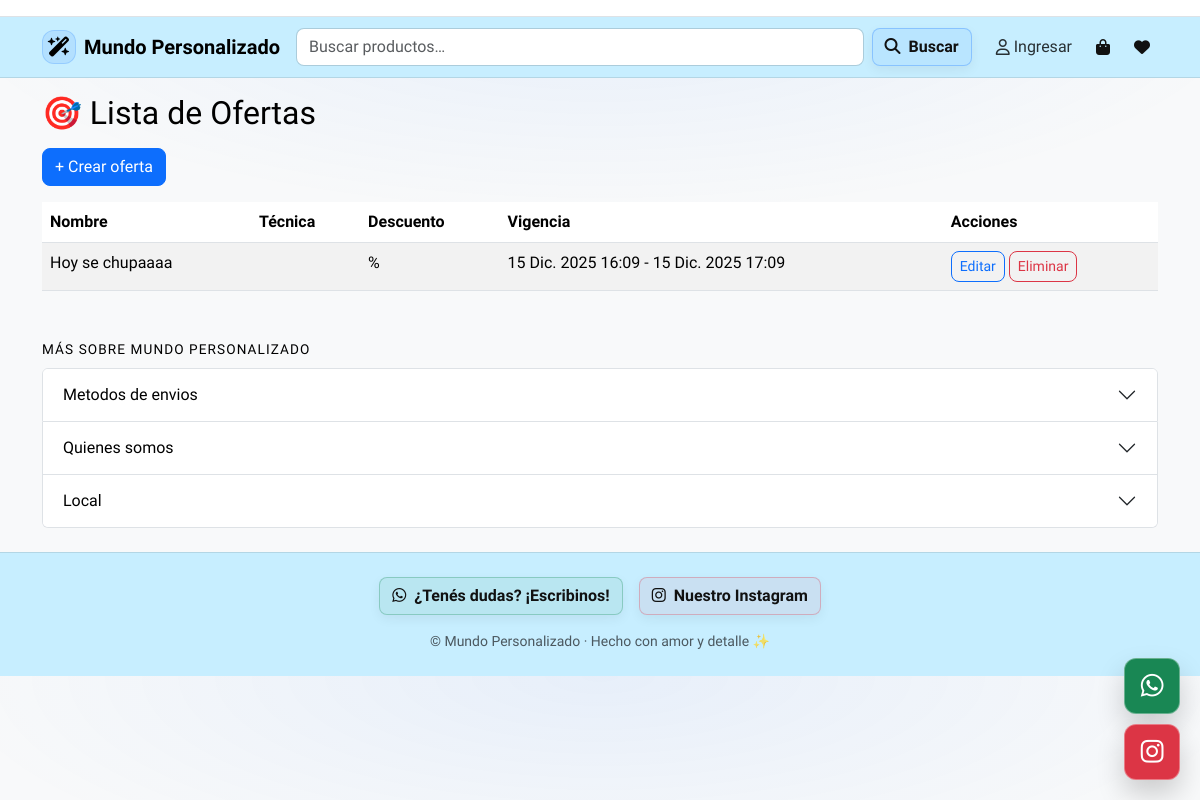
Page /owner/ofertas/ on the committed database.
### owner/models.py (models this page shows, shortened)
class SiteConfig(models.Model):
    primary_color   = models.CharField(max_length=20, default="#0d6efd")
    secondary_color = models.CharField(max_length=20, default="#6c757d")
    success_color   = models.CharField(max_length=20, default="#198754")
    danger_color    = models.CharField(max_length=20, default="#dc3545")
    background      = models.CharField(max_length=20, default="#ffffff")
    surface         = models.CharField(max_length=20, default="#ffffff")
    text_color      = models.CharField(max_length=20, default="#111111")
    muted_color     = models.CharField(max_length=20, default="#6c757d")
    primary_rgb = models.CharField(
        max_length=20,
        default="13,110,253",
        help_text="Formato: R,G,B (ej: 13,110,253)",
    )
    font_base = models.CharField(
        max_length=120,
        default="system-ui, -apple-system, Segoe UI, Roboto, Arial"
    )
    font_headings = models.CharField(
        max_length=120,
        default="system-ui, -apple-system, Segoe UI, Roboto, Arial"
    )
    google_fonts_url = models.URLField(blank=True, default="")
    texts = models.JSONField(default=dict, blank=True)
    updated_at = models.DateTimeField(auto_now=True)
    @classmethod
    def get_solo(cls):
        obj, _ = cls.objects.get_or_create(pk=1)
        return obj

class SiteInfoBlock(models.Model):
    site = models.ForeignKey(
        "SiteConfig",
        on_delete=models.CASCADE,
        related_name="info_blocks",
    )
    clave = models.CharField(
        "Clave interna",
        max_length=80,
        blank=True,
        help_text="Solo para uso interno. Si lo dejás vacío se genera desde el título."
    )
    titulo = models.CharField("Título", max_length=120)
    contenido = models.TextField("Contenido", blank=True)
    orden = models.PositiveIntegerField("Orden", default=1)
    activo = models.BooleanField("Activo", default=True)
    class Meta:
        ordering = ("orden", "id")

### ofertas/models.py (models this page shows, shortened)
class Oferta(models.Model):
    class TipoDescuento(models.TextChoices):
        PORCENTAJE = "PCT", "Porcentaje"
        FIJO = "FIJ", "Monto fijo"
    nombre = models.CharField(max_length=100)
    tipo_descuento = models.CharField(
        max_length=3,
        choices=TipoDescuento.choices,
        default=TipoDescuento.PORCENTAJE,
    )
    valor = models.DecimalField(
        max_digits=5,
        decimal_places=2,
        help_text="Porcentaje (ej: 20) o monto fijo"
    )
    tecnicas = models.JSONField(
        blank=True,
        null=True,
        help_text="Ej: ['SUB', 'LAS']"
    )
    fecha_inicio = models.DateTimeField()
    fecha_fin = models.DateTimeField()
    activo = models.BooleanField(default=True)
    created_at = models.DateTimeField(auto_now_add=True)

### owner/views.py (the view)
# urls.py: path("ofertas/", owner_oferta_list, name="owner_oferta_list"),
def owner_oferta_list(request):
    ofertas = Oferta.objects.all()
    return render(request, "owner/oferta_list.html", {"ofertas": ofertas})

### cliente/context_processors.py (called while the page is built, shortened)
def carrito_y_favoritos(request):
    carrito = request.session.get("carrito", {}) or {}
    favoritos = request.session.get("favoritos", {}) or {}
    cart_items = []
    cart_total_qty = 0
    favorites_items = []
    return {
        "cart_items": cart_items,
        "cart_total_qty": cart_total_qty,
        "favorites_items": favorites_items,
        "favorites_count": len(favorites_items),
    }

### integraciones/context_processors.py (called while the page is built)
def instagram_feed(request):
    return {
        "instagram_media": fetch_instagram_media()
    }

### integraciones/views.py (called while the page is built, shortened)
def fetch_instagram_media():
    media = cache.get(INSTAGRAM_CACHE_KEY)
    if media is not None:
        return media
    access_token = getattr(settings, "INSTAGRAM_ACCESS_TOKEN", "")
    limit = getattr(settings, "INSTAGRAM_MEDIA_LIMIT", 8)
    if not access_token:
        logger.warning("INSTAGRAM_ACCESS_TOKEN no configurado")
        return []

### owner/context_processors.py (called while the page is built)
def siteinfo_blocks(request):
    bloques = SiteInfoBlock.objects.filter(activo=True).order_by("orden", "titulo")
    return {"siteinfo_blocks": bloques}

def site_cfg(request):
    return {"site_cfg": SiteConfig.get_solo()}

### owner/templates/owner/oferta_list.html
{% extends "base.html" %}
{% block content %}
<h2 class="mb-3">🎯 Lista de Ofertas</h2>
<a href="{% url 'owner_oferta_create' %}" class="btn btn-primary mb-3">
  + Crear oferta
</a>
<table class="table table-striped">
  <thead>
    <tr>
      <th>Nombre</th>
      <th>Técnica</th>
      <th>Descuento</th>
      <th>Vigencia</th>
      <th>Acciones</th>
    </tr>
  </thead>
  <tbody>
    {% for oferta in ofertas %}
      <tr>
        <td>{{ oferta.nombre }}</td>
        <td>{{ oferta.get_tecnica_display }}</td>
        <td>{{ oferta.descuento }}%</td>
        <td>{{ oferta.fecha_inicio }} - {{ oferta.fecha_fin }}</td>
        <td>
          <a href="{% url 'owner_oferta_edit' oferta.id %}" class="btn btn-sm btn-outline-primary">Editar</a>
          <a href="{% url 'owner_oferta_delete' oferta.id %}" class="btn btn-sm btn-outline-danger">Eliminar</a>
        </td>
      </tr>
    {% empty %}
      <tr>
        <td colspan="5">No hay ofertas creadas</td>
      </tr>
    {% endfor %}
  </tbody>
</table>
{% endblock %}

### templates/base.html (shortened to what this page needs)
<!DOCTYPE html>
<html lang="es">
<head>
  <link href="https://cdn.jsdelivr.net/npm/bootstrap@5.3.3/dist/css/bootstrap.min.css" rel="stylesheet">
  <link rel="stylesheet" href="https://cdnjs.cloudflare.com/ajax/libs/font-awesome/6.4.2/css/all.min.css">
</head>
<body class="bg-light">
  <section class="border-bottom" style="background:#ffffff;">
    <div class="container py-2">
    </div>
  </section>
  <nav class="navbar navbar-expand-lg mp-navbar mb-3">
    <div class="container">
      <a class="navbar-brand fw-semibold d-flex align-items-center gap-2" href="{% url 'catalogo' %}">
        <span class="d-inline-flex align-items-center justify-content-center"
          style="width:34px;height:34px;border-radius:12px;background:rgba(13,110,253,.10);border:1px solid rgba(13,110,253,.18);">
          <i class="fa-solid fa-wand-magic-sparkles"></i>
        </span>
        {{ site_cfg.texts.brand_name|default:"Mundo Personalizado" }}
      </a>
      <div id="mainNav" class="collapse navbar-collapse">
        <form id="navSearchForm" class="d-flex ms-auto my-2 my-lg-0 gap-2 flex-grow-1" role="search" method="get"
          action="{% url 'catalogo' %}">
          <div class="position-relative flex-grow-1">
            <input class="form-control" name="q" id="navSearchInput" type="search"
              placeholder="{{ site_cfg.texts.search_placeholder|default:'Buscar productos…' }}" autocomplete="off"
              value="{{ request.GET.q|default:'' }}">
          </div>
          <button class="btn btn-mp primary flex-shrink-0" type="submit">
            <i class="fa-solid fa-magnifying-glass me-1"></i> Buscar
          </button>
        </form>
        <ul class="navbar-nav ms-3 align-items-lg-center gap-2">
          {% if request.user.is_authenticated %}
          <li class="nav-item dropdown">
            <a class="nav-link dropdown-toggle d-flex align-items-center" href="#" role="button"
              data-bs-toggle="dropdown" aria-expanded="false">
              <i class="fa-regular fa-user me-1"></i>
              <span>{{ request.user.first_name|default:"Mi cuenta" }}</span>
            </a>
            <ul class="dropdown-menu dropdown-menu-end">
              <li><a class="dropdown-item" href="{% url 'mi_cuenta' %}">Mi cuenta</a></li>
              <li><a class="dropdown-item" href="{% url 'mis_compras' %}">Mis compras</a></li>
              <li>
                <hr class="dropdown-divider">
              </li>
              <li><a class="dropdown-item text-danger" href="{% url 'logout' %}">Cerrar sesión</a></li>
            </ul>
          </li>
          {% else %}
          <li class="nav-item">
            <a class="nav-link d-flex align-items-center" href="{% url 'login' %}">
              <i class="fa-regular fa-user me-1"></i>
              <span>Ingresar</span>
            </a>
          </li>
          {% endif %}
          <li class="nav-item dropdown">
            <a class="nav-link position-relative nav-icon d-flex align-items-center" href="#" role="button"
              data-bs-toggle="dropdown" aria-expanded="false" aria-label="Carrito">
              <i class="fa-solid fa-bag-shopping"></i>
            </a>
          </li>
          <li class="nav-item dropdown">
            <a class="nav-link position-relative nav-icon d-flex align-items-center" href="#" role="button"
              data-bs-toggle="dropdown" aria-expanded="false" aria-label="Favoritos">
              <i class="fa-solid fa-heart"></i>
            </a>
          </li>
        </ul>
      </div>
    </div>
  </nav>
  <main class="container mb-5">
    {% block content %}{% endblock %}
  </main>
  {% if siteinfo_blocks %}
  <section class="mt-2 mb-4">
    <div class="container">
      <p class="siteinfo-section-title mb-2 text-center text-md-start">
        {{ site_cfg.texts.siteinfo_section_title|default:"Más sobre Mundo Personalizado" }}
      </p>
      <div class="accordion" id="siteInfoAccordion">
        {% for b in siteinfo_blocks %}
        <div class="accordion-item">
          <h2 class="accordion-header" id="siteinfo-heading-{{ b.id }}">
            <button class="accordion-button collapsed" type="button" data-bs-toggle="collapse"
              data-bs-target="#siteinfo-collapse-{{ b.id }}" aria-expanded="false"
              aria-controls="siteinfo-collapse-{{ b.id }}">
              {{ b.titulo }}
            </button>
          </h2>
        </div>
        {% endfor %}
      </div>
    </div>
  </section>
  {% endif %}
  <footer class="mp-footer py-4 mt-auto">
    <div class="container">
      <div class="d-flex flex-column flex-md-row gap-3 justify-content-center">
        <a href="{{ site_cfg.texts.whatsapp_url|default:'https://wa.me/message/NSO7K5POCXLKE1' }}" target="_blank"
          class="btn btn-mp success">
          <i class="fab fa-whatsapp me-1"></i>
          {{ site_cfg.texts.whatsapp_cta|default:"¿Tenés dudas? ¡Escribinos!" }}
        </a>
        <a href="{{ site_cfg.texts.instagram_url|default:'https://www.instagram.com/_mundo_personalizado/?next=%2F' }}"
          target="_blank" class="btn btn-mp danger">
          <i class="fab fa-instagram me-1"></i>
          {{ site_cfg.texts.instagram_cta|default:"Nuestro Instagram" }}
        </a>
      </div>
      <p class="text-center text-muted small mt-3 mb-0">
        © {{ now|date:"Y" }} {{ site_cfg.texts.brand_name|default:"Mundo Personalizado" }} ·
        {{ site_cfg.texts.footer_tagline|default:"Hecho con amor y detalle ✨" }}
      </p>
    </div>
  </footer>
  <div class="floating-btn">
    <a href="{{ site_cfg.texts.whatsapp_url|default:'https://wa.me/message/NSO7K5POCXLKE1' }}" target="_blank"
      class="btn btn-success">
      <i class="fab fa-whatsapp"></i>
    </a>
    <a href="{{ site_cfg.texts.instagram_url|default:'https://www.instagram.com/_mundo_personalizado/?next=%2F' }}"
      target="_blank" class="btn btn-danger">
      <i class="fab fa-instagram"></i>
    </a>
  </div>
</body>
</html>

### templates/base.html (style rules this page uses)
:root { --mp-border: rgba(0, 0, 0, .10); --mp-shadow: 0 10px 28px rgba(0, 0, 0, .08); --mp-shadow-soft: 0 6px 16px rgba(0, 0, 0, .06); --mp-radius: 10px; --mp-radius-sm: 8px; }
body { color: var(--mp-text); background: radial-gradient(1100px 360px at 50% 0%, rgba(var(--mp-primary-rgb), .07), transparent 60%), var(--mp-bg); font-family: var(--mp-font-base); }
.card, .mp-navbar, .mp-footer, .dropdown-menu { background-color: var(--mp-surface) !important; }
main.container { max-width: 1140px; }
.form-control, .form-select { border-radius: var(--mp-radius-sm); border: 1px solid rgba(0, 0, 0, .14); }
.btn { border-radius: var(--mp-radius-sm); }
.btn-mp { border-radius: var(--mp-radius-sm) !important; border: 1px solid rgba(0, 0, 0, .12) !important; background: var(--mp-surface) !important; color: #111 !important; font-weight: 650; box-shadow: 0 4px 12px rgba(0, 0, 0, .06); transition: transform .08s ease, box-shadow .18s ease, background .18s ease; }
.btn-mp.primary { border-color: rgba(13, 110, 253, .28) !important; background: rgba(13, 110, 253, .07) !important; }
.btn-mp.success { border-color: rgba(25, 135, 84, .30) !important; background: rgba(25, 135, 84, .08) !important; }
.btn-mp.danger { border-color: rgba(220, 53, 69, .30) !important; background: rgba(220, 53, 69, .07) !important; }
.mp-navbar { position: sticky; top: 0; z-index: 1030; backdrop-filter: blur(10px); -webkit-backdrop-filter: blur(10px); border-bottom: 1px solid var(--mp-border); }
.mp-navbar .nav-link { border-radius: var(--mp-radius-sm); padding: .45rem .65rem; color: rgba(0, 0, 0, .80); }
.nav-icon { color: #111 !important; }
.floating-btn { position: fixed; bottom: 20px; right: 20px; z-index: 1050; display: grid; gap: 10px; }
.floating-btn a { border-radius: 12px; width: 56px; height: 56px; font-size: 26px; display: flex; align-items: center; justify-content: center; box-shadow: 0 14px 28px rgba(0, 0, 0, .18); border: 1px solid rgba(255, 255, 255, .35); }
.mp-footer { border-top: 1px solid var(--mp-border); }
.siteinfo-section-title { font-size: .85rem; text-transform: uppercase; letter-spacing: .08em; color: var(--mp-muted); }

### rows in the picture
SiteConfig: texts.brand_name "Mundo Personalizado", q "Buscar productos…", texts.siteinfo_section_title "MÁS SOBRE MUNDO PERSONALIZADO", texts.whatsapp_cta "¿Tenés dudas? ¡Escribinos!", texts.instagram_cta "Nuestro Instagram", texts.footer_tagline "Hecho con amor y detalle ✨"
Oferta: nombre "Hoy se chupaaaa", fecha_inicio "15 Dic. 2025 16:09", fecha_fin "15 Dic. 2025 17:09"
SiteInfoBlock: titulo "Metodos de envios"
SiteInfoBlock: titulo "Quienes somos"
SiteInfoBlock: titulo "Local"
